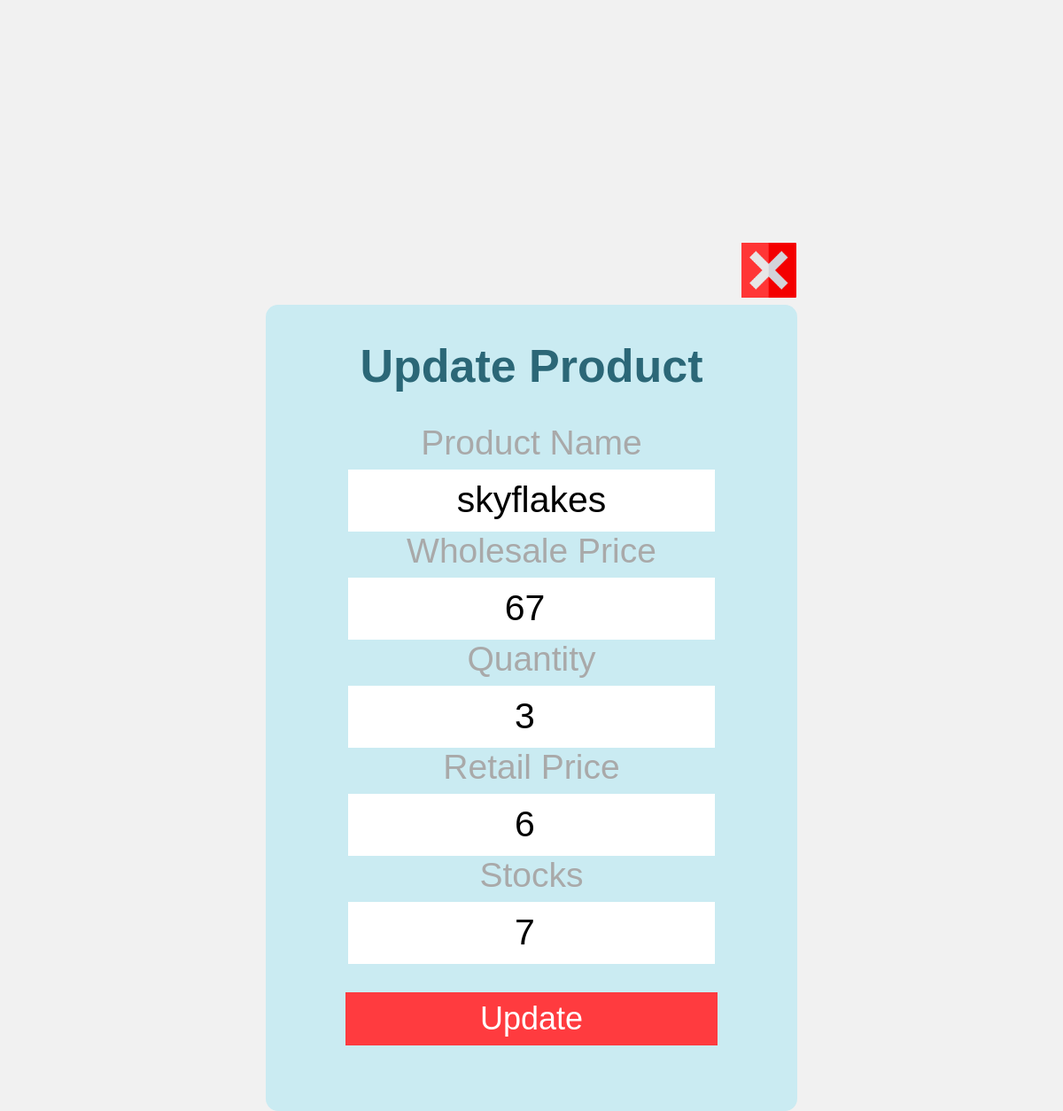
The page /pages/update.php?edit&prod_id=1 (signed in) on the database its author committed.
### tables this page shows
CREATE TABLE `productss` (
  `id` int(12) NOT NULL,
  `prod_name` varchar(255) NOT NULL,
  `prod_retail` varchar(255) NOT NULL,
  `prod_stock` varchar(255) NOT NULL,
  `prod_whlsale` varchar(255) NOT NULL,
  `prod_qnt` varchar(255) NOT NULL
);

### pages/update.php (the view, shortened to what this page needs)
<?php
if (isset($_SESSION['id']) && isset($_SESSION['user_name'])) {
require "../includes/dbh.php";
?>
<?php
   if(isset($_GET['prod_id']))
    {
      $prodid = $_GET['prod_id'];
    }
      $query="SELECT * FROM productss WHERE id = $prodid ";
      $view_prods= mysqli_query($conn,$query);
      while($row = mysqli_fetch_assoc($view_prods))
        {
          $pname = $row['prod_name'];
          $pwhlprice = $row['prod_whlsale'];
          $pqnt = $row['prod_qnt'];
          $pretprice = $row['prod_retail'];
          $pstck = $row['prod_stock'];
        }
?>
<head>
</head>
<center>
  <div class="main-container">
    <a href="../mainpg.php?page=wholesale"><img name="back-btn" src="../img/icons/close-btn.png" alt="Back"></a>
  <h1 class="text-center">Update Product</h1>
    <form action="" method="post">
        <label for="pname-inpt">Product Name</label><br>
        <input type="text" name="pname-inpt"  value="<?php echo $pname  ?>"><br>
        <label for="pwhlprice-inpt">Wholesale Price</label><br>
        <input type="number" name="pwhlprice-inpt" step="any" value="<?php echo $pwhlprice  ?>"><br>
        <label for="pqnt-inpt">Quantity</label><br>
        <input type="number" name="preqnt-inpt" step="any" value="<?php echo $pqnt  ?>"><br>
        <label for="pretprice-inpt">Retail Price</label><br>
        <input type="number" name="pretprice-inpt" step="any" value="<?php echo $pretprice  ?>"><br>
        <label for="pstck-inpt">Stocks</label><br>
        <input type="number" name="pstck-inpt" value="<?php echo $pstck  ?>"><br>
        <input type="submit"  name="update" value="Update">
    </form>
  </div>
    <div class="container text-center mt-5">
      <a href="home.php"> Back </a>
</center>
<?php
   } else {
        header("Location: index.php");
        exit();
    }
 ?>

### pages/update.php (style rules this page uses)
.main-container { background: #caebf2; height: 910px; width: 600px; border-radius: 14px; position: relative; top: 336px; }
.main-container h1 { padding-top: 39px; font-family: 'Public Sans', sans-serif; font-size: 52px; color: #2b6777; }
input[name="pname-inpt"]::placeholder { text-align: center; }
input[name="pretprice-inpt"]::placeholder { text-align: center; }
input[name="pstck-inpt"]::placeholder { text-align: center; }
input { height: 70px; width: 69%; font-size: 41px; border: none; text-align: center; font-family: 'Public Sans', sans-serif; margin-top: 8px; }
input[name="update"] { height: 60px; width: 70%; position: relative; top: 24px; border: none; background: #ff3b3f; color: #ffffff; font-size: 36px; font-family: 'Public Sans', sans-serif; }
img[name="back-btn"] { position: absolute; height: 62px; top: -70px; right: 1px; }
label { font-size: 39px; font-family: 'Public Sans', sans-serif; color: #a9a9a9; }

### rows shown on the page
productss: pname-inpt "skyflakes", pwhlprice-inpt "67", preqnt-inpt "3", pretprice-inpt "6", pstck-inpt "7"
